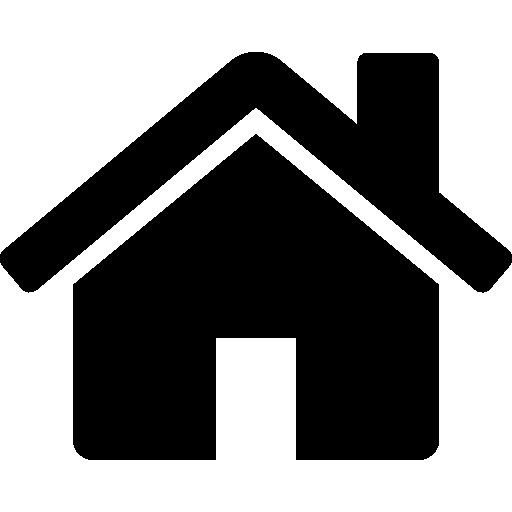
#> input picture src/Wallpaper/ImageConverter/IconSrc/Home.png, 512 x 512 px; its folder holds only this picture in this run
$ python BlackAndWhiteIconMaker.py
#> lines starting #> are read from the running program, lines starting #| are printed output that depends on the picture; after the words box and inside, x2 and y2 are one past the last pixel; in counts of white or black regions, pixels touching at a corner belong together
import cv2


def loadIconAndResize(iconPath):
#> called with iconPath = 'IconSrc/Home.png'
    icon = cv2.imread(iconPath, 0)
#> icon: shape (512, 512); 53% white; 2 black regions, box (x1, y1, x2, y2) and area: (73, 134, 439, 460) 81897, (0, 52, 512, 293) 41427
    icon = cv2.resize(icon, (70, 70), interpolation=cv2.INTER_AREA)
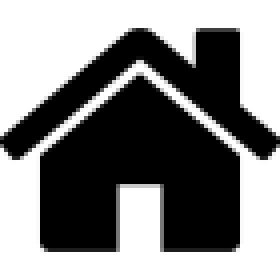
#> icon: shape (70, 70) (shown 4 times larger); min 0, max 255, mean 135
    return icon


def iconToCharArray(icon):
    charArray = []
    for y in range(0, len(icon)):
        row = []
        for x in range(0, len(icon[0])):
            value = icon[y][x]
            if value >= GRAYSCALE_THRESHOLD:
                row.append(1)
            else:
                row.append(0)
        charArray.append(row)
#> this loop made 70 passes
#> after the loop, charArray = 70 items
    return charArray


def generateCU8IntArray(charArray):
    # Open File
    fileHandle = open("GeneratedIcons/{}.txt".format(TARGET_FILE), "w")

    # Write Start
    fileHandle.write("extern const uint8_t " + TARGET_FILE + "Icon[] = \n{ " + str(len(charArray[0])) + ", " + str(len(charArray)) + ",\n")

    # Write body
    for y in range(0, len(charArray)):
        for x in range(0, len(charArray[0])):
            fileHandle.write("0x{0:02x}, ".format(charArray[y][x]))
            if x == len(charArray[0]) - 1:
                fileHandle.write("\n")
    fileHandle.write("};")

    # Close File
    fileHandle.close()

    return


# Program Settings
TARGET_FILE = "Home"
TARGET_SIZE = 70  # px
GRAYSCALE_THRESHOLD = 100  # 0-255


icon = loadIconAndResize("IconSrc/{}.png".format(TARGET_FILE))
charArray = iconToCharArray(icon)
#> charArray = 70 items
generateCU8IntArray(charArray)
#> the loop in generateCU8IntArray, `for y in range(0, len(charArray)):` made 70 passes
